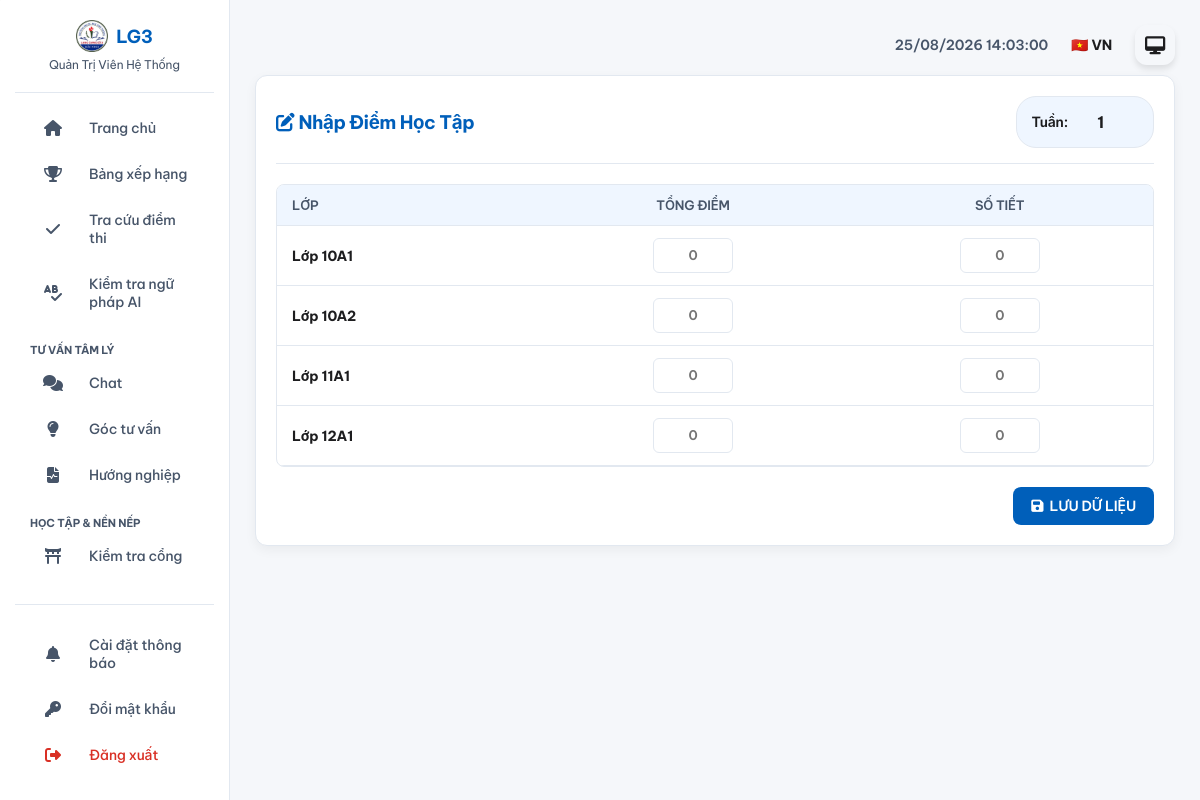
/input_academic.php (signed in), run on the app's committed database.
### tables this page shows
CREATE TABLE `classroom` (
  `id` int(11) NOT NULL AUTO_INCREMENT,
  `name` varchar(50) NOT NULL,
  `grade` int(11) NOT NULL,
  `competition_group` int(11) DEFAULT 1,
  PRIMARY KEY (`id`),
  UNIQUE KEY `name` (`name`)
);

### input_academic.php (called while the page is built, shortened)
<?php
require_once 'includes/config.php';
$current_week = get_current_week($pdo);
$view_week = isset($_GET['week']) ? (int)$_GET['week'] : $current_week;
$classes = $pdo->query("SELECT * FROM classroom WHERE grade < 13 AND name NOT LIKE 'K46%' ORDER BY grade ASC, LENGTH(name) ASC, name ASC")->fetchAll(PDO::FETCH_ASSOC);
require_once 'views/input_academic_view.php';

### includes/functions.php (called while the page is built, shortened)
<?php
function get_config_for_year($pdo, $key, $school_year, $default = '') {
    try {
        $stmt = $pdo->prepare("SELECT value FROM config WHERE `key` = ?");
        $stmt->execute([$key . "_" . $school_year]);
        $val = $stmt->fetchColumn();
        if ($val !== false) {
            return $val;
        }
        $stmt->execute([$key]);
        $val = $stmt->fetchColumn();
        return ($val !== false) ? $val : $default;
    } catch (Exception $e) {
        return $default;
    }
}
function get_current_week($pdo) {
    try {
        $current_school_year = get_current_school_year($pdo);
        $current_start_date = get_config_for_year($pdo, 'start_date', $current_school_year, date('Y-m-d'));
        $start = new DateTime($current_start_date);
        $now = new DateTime();
        $now->setTime(0,0,0);
        $start->setTime(0,0,0);
        if ($now < $start) return 1;
        $diff = $start->diff($now);
        $days_passed = $diff->days;
        return floor($days_passed / 7) + 1;
    } catch (Exception $e) {
        return 1;
    }
}
function get_current_school_year($pdo) {
    static $school_year = null;
    if ($school_year !== null) return $school_year;
    try {
        $stmt = $pdo->prepare("SELECT value FROM config WHERE `key` = 'current_school_year'");
        $stmt->execute();
        $school_year = $stmt->fetchColumn() ?: '2026-2027';
    } catch (Exception $e) {
        $school_year = '2026-2027';
    }
    return $school_year;
}
?>

### views/input_academic_view.php (the view, shortened to what this page needs)
<?php
include 'includes/header.php';
?>
<div class="win-card">
    <form id="academicForm">
        <div class="header-section">
            <h3 style="margin:0; color:var(--accent-color);"><i class="fas fa-edit" aria-hidden="true"></i> <?= (($_SESSION['lang'] ?? 'vi') === 'vi' ? 'Nhập Điểm Học Tập' : 'Enter Academic Scores') ?></h3>
            <div class="week-control">
                <span style="font-weight:600; font-size:14px;"><?= (($_SESSION['lang'] ?? 'vi') === 'vi' ? 'Tuần:' : 'Week:') ?></span>
                <input type="number" id="viewWeek" name="week" value="<?= $view_week ?>"
                       class="win-input" style="width:60px; text-align:center; margin:0; border:none; background:transparent; font-weight:bold; font-size:16px;" aria-label="<?= (($_SESSION['lang'] ?? 'vi') === 'vi' ? 'Tuần:' : 'Week:') ?>">
            </div>
        </div>
        <div class="table-responsive">
            <table class="rank-table">
                <thead>
                    <tr>
                        <th style="text-align:left;"><?= (($_SESSION['lang'] ?? 'vi') === 'vi' ? 'Lớp' : 'Class') ?></th>
                        <th><?= (($_SESSION['lang'] ?? 'vi') === 'vi' ? 'Tổng Điểm' : 'Total Score') ?></th>
                        <th><?= (($_SESSION['lang'] ?? 'vi') === 'vi' ? 'Số Tiết' : 'Lesson Count') ?></th>
                    </tr>
                </thead>
                <tbody>
                    <?php foreach ($classes as $c): ?>
                    <tr>
                        <td style="text-align:left; font-weight:700;">
                            <?= (($_SESSION['lang'] ?? 'vi') === 'vi' ? 'Lớp' : 'Class') ?> <?= htmlspecialchars($c['name']) ?>
                        </td>
                        <td>
                            <input type="text" inputmode="decimal" name="score_<?= $c['id'] ?>" class="win-input-sm" placeholder="0" aria-label="<?= (($_SESSION['lang'] ?? 'vi') === 'vi' ? 'Tổng Điểm' : 'Total Score') ?> <?= (($_SESSION['lang'] ?? 'vi') === 'vi' ? 'Lớp' : 'Class') ?> <?= htmlspecialchars($c['name']) ?>">
                        </td>
                        <td>
                            <input type="text" inputmode="numeric" name="count_<?= $c['id'] ?>" class="win-input-sm" placeholder="0" aria-label="<?= (($_SESSION['lang'] ?? 'vi') === 'vi' ? 'Số Tiết' : 'Lesson Count') ?> <?= (($_SESSION['lang'] ?? 'vi') === 'vi' ? 'Lớp' : 'Class') ?> <?= htmlspecialchars($c['name']) ?>">
                        </td>
                    </tr>
                    <?php endforeach; ?>
                </tbody>
            </table>
        </div>
        <div style="margin-top:20px; text-align:right;">
            <button type="submit" class="win-btn" id="btnSave">
                <i class="fas fa-save" aria-hidden="true"></i> <?= (($_SESSION['lang'] ?? 'vi') === 'vi' ? 'LƯU DỮ LIỆU' : 'SAVE DATA') ?>
            </button>
        </div>
    </form>
</div>
<?php include 'includes/footer.php'; ?>

### static/style.css (style rules this page uses)
:root { --primary-color: #005fba; --accent-color: #005fba; --danger-color: #d93025; --bg-body: #f5f7fa; --bg-card: #ffffff; --bg-sidebar: #ffffff; --bg-input: #ffffff; --bg-hover: #eff6ff; --text-main: #1d1d1f; --text-muted: #475569; --text-heading: #005fba; --border-color: #e2e8f0; --sidebar-width: 230px; --shadow-card: 0 1px 2px rgba(0,0,0,0.05); --scrollbar-track: #f1f1f1; --scrollbar-thumb: #c1c1c1; --scrollbar-thumb-hover: #a8a8a8; }
:root, html, body, *, .toastify { font-family: 'Be Vietnam Pro', -apple-system, BlinkMacSystemFont, sans-serif !important; -webkit-text-size-adjust: 100%; letter-spacing: -0.011em; -webkit-font-smoothing: antialiased; -moz-osx-font-smoothing: grayscale; font-feature-settings: "cv05", "cv08", "ss01"; box-sizing: border-box; }
h1, h2, h3, .heading-class { letter-spacing: -0.022em !important; font-weight: 700; }
* { scrollbar-width: thin; scrollbar-color: var(--scrollbar-thumb) var(--scrollbar-track); }
.fa, .fas, .fa-solid, .far, .fa-regular { font-family: "Font Awesome 6 Free" !important; }
.fas, .fa-solid { font-weight: 900 !important; }
body { background-color: var(--bg-body); margin: 0; color: var(--text-main); display: flex; min-height: 100dvh; transition: background 0.3s, color 0.3s; }
.win-card { background: var(--bg-card); padding: 20px; border-radius: 12px; box-shadow: var(--shadow-card); border: 1px solid var(--border-color); margin-bottom: 20px; color: var(--text-main); }
.win-input, .win-select, .select-selected, .search-input-box { width: 100%; padding: 10px 12px; margin-bottom: 10px; border: 1px solid var(--border-color); border-radius: 8px; font-size: 14px; color: var(--text-main); background-color: var(--bg-input); transition: all 0.2s; }
.win-btn { padding: 10px 18px; background: var(--accent-color); color: white; border: none; border-radius: 8px; cursor: pointer; font-weight: 600; display: inline-flex; align-items: center; justify-content: center; gap: 6px; text-decoration: none; font-size: 14px; transition: 0.2s; }
.table-responsive { width: 100%; overflow-x: auto; border-radius: 8px; border: 1px solid var(--border-color); max-height: 600px; }
.rank-table { width: 100%; border-collapse: collapse; min-width: 600px; }
.rank-table th, .rank-table td { padding: 12px 15px; text-align: left; border-bottom: 1px solid var(--border-color); font-size: 14px; color: var(--text-main); }
.rank-table th { background: var(--bg-hover); font-weight: 600; color: var(--text-muted); white-space: nowrap; position: sticky; top: 0; z-index: 10; border-bottom: 2px solid var(--border-color); }
@media (min-width: 1024px) { .rank-table tbody tr { position: relative; } }

### includes/header.php (style rules this page uses)
:root { --titlebar-height: 32px; }
body { overflow-x: hidden; }

### views/input_academic_view.php (style rules this page uses)
.win-card { background: var(--bg-card); padding: 20px; border-radius: 12px; box-shadow: 0 4px 12px rgba(0,0,0,0.05); color: var(--text-main); }
.header-section { display: flex; justify-content: space-between; align-items: center; margin-bottom: 20px; border-bottom: 1px solid var(--border-color); padding-bottom: 15px; flex-wrap: wrap; gap: 15px; }
.week-control { display: flex; align-items: center; gap: 10px; background: var(--bg-hover); padding: 5px 15px; border-radius: 20px; border: 1px solid var(--border-color); }
.table-responsive { overflow-x: auto; -webkit-overflow-scrolling: touch; }
.rank-table { width: 100%; border-collapse: collapse; min-width: 600px; }
.rank-table th, .rank-table td { padding: 12px 15px; border-bottom: 1px solid var(--border-color); text-align: center; vertical-align: middle; }
.rank-table th { background-color: var(--bg-hover); color: var(--text-muted); font-weight: 600; text-transform: uppercase; font-size: 13px; }
.win-input-sm { width: 80px; padding: 8px; text-align: center; border: 1px solid var(--border-color); border-radius: 6px; background: var(--bg-input); color: var(--text-main); font-weight: 600; }

### data on the page
classroom: name "10A1"
classroom: name "10A2"
classroom: name "11A1"
classroom: name "12A1"

### other printed values
$current_user['full_name'] "Quản Trị Viên Hệ Thống"
